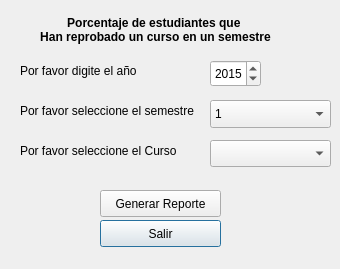
<?xml version="1.0" encoding="UTF-8"?>
<ui version="4.0">
 <class>PorcentajeReprobados</class>
 <widget class="QDialog" name="PorcentajeReprobados">
  <property name="geometry">
   <rect>
    <x>0</x>
    <y>0</y>
    <width>340</width>
    <height>269</height>
   </rect>
  </property>
  <property name="windowTitle">
   <string>Porcentaje Reprobados</string>
  </property>
  <widget class="QLabel" name="label">
   <property name="geometry">
    <rect>
     <x>20</x>
     <y>0</y>
     <width>271</width>
     <height>61</height>
    </rect>
   </property>
   <property name="font">
    <font>
     <weight>75</weight>
     <bold>true</bold>
    </font>
   </property>
   <property name="text">
    <string>&lt;center&gt;Porcentaje de estudiantes que
&lt;center&gt;Han reprobado un curso en un semestre</string>
   </property>
  </widget>
  <widget class="QSpinBox" name="year">
   <property name="geometry">
    <rect>
     <x>210</x>
     <y>60</y>
     <width>51</width>
     <height>27</height>
    </rect>
   </property>
   <property name="maximum">
    <number>2100</number>
   </property>
   <property name="value">
    <number>2015</number>
   </property>
  </widget>
  <widget class="QPushButton" name="btnSalir">
   <property name="geometry">
    <rect>
     <x>100</x>
     <y>220</y>
     <width>121</width>
     <height>27</height>
    </rect>
   </property>
   <property name="text">
    <string>Salir</string>
   </property>
  </widget>
  <widget class="QComboBox" name="comboCurso">
   <property name="geometry">
    <rect>
     <x>210</x>
     <y>140</y>
     <width>121</width>
     <height>27</height>
    </rect>
   </property>
  </widget>
  <widget class="QLabel" name="label_5">
   <property name="geometry">
    <rect>
     <x>20</x>
     <y>60</y>
     <width>181</width>
     <height>21</height>
    </rect>
   </property>
   <property name="text">
    <string>Por favor digite el año</string>
   </property>
  </widget>
  <widget class="QPushButton" name="btnReporte">
   <property name="geometry">
    <rect>
     <x>100</x>
     <y>190</y>
     <width>121</width>
     <height>27</height>
    </rect>
   </property>
   <property name="text">
    <string>Generar Reporte</string>
   </property>
  </widget>
  <widget class="QLabel" name="label_3">
   <property name="geometry">
    <rect>
     <x>20</x>
     <y>90</y>
     <width>66</width>
     <height>17</height>
    </rect>
   </property>
   <property name="text">
    <string/>
   </property>
  </widget>
  <widget class="QLabel" name="label_4">
   <property name="geometry">
    <rect>
     <x>20</x>
     <y>140</y>
     <width>191</width>
     <height>21</height>
    </rect>
   </property>
   <property name="text">
    <string>Por favor seleccione el Curso</string>
   </property>
  </widget>
  <widget class="QLabel" name="label_2">
   <property name="geometry">
    <rect>
     <x>20</x>
     <y>100</y>
     <width>181</width>
     <height>21</height>
    </rect>
   </property>
   <property name="text">
    <string>Por favor seleccione el semestre</string>
   </property>
  </widget>
  <widget class="QComboBox" name="comboSemestre">
   <property name="geometry">
    <rect>
     <x>210</x>
     <y>100</y>
     <width>121</width>
     <height>28</height>
    </rect>
   </property>
   <item>
    <property name="text">
     <string>1</string>
    </property>
   </item>
   <item>
    <property name="text">
     <string>2</string>
    </property>
   </item>
  </widget>
 </widget>
 <resources/>
 <connections/>
</ui>
